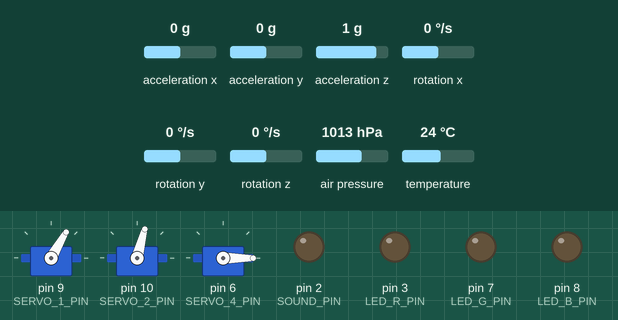
Bench run of a sketch on a simulated Arduino Uno, built for the host (arithmetic inside an expression is 32-bit, double 64-bit). On the bench: 3 × servo, output pins drawn as LEDs (lit = HIGH). Wiring (inferred from the names in the program): MPU-6050 motion sensor at I2C address 0x68. The inputs (shaded band) are chosen by the test bench; at power-on: acceleration x 0 g, acceleration y 0 g, acceleration z 1 g, rotation x 0 °/s, rotation y 0 °/s, rotation z 0 °/s, air pressure 1013 hPa, temperature 24 °C. Storage starts empty.

Above: at 0.1 s.
At 0.5 s:
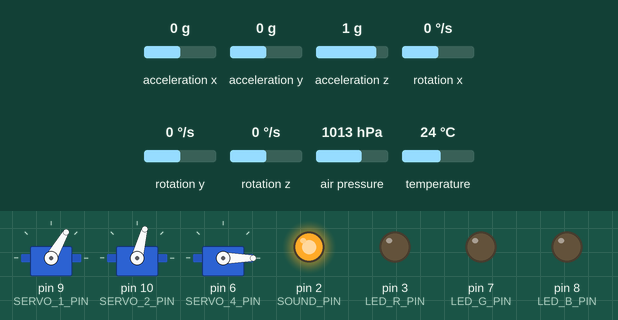
Timing chart, 0 to 2.2 s (numbered marks = the images above):
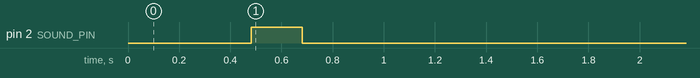

The sketch:

main.ino
```cpp
#include <Servo.h>
#include <Wire.h>
#include <Adafruit_BMP280.h>
#include <SPI.h>
#include <SD.h>

#include "KalmanFilter.h"

// Notes:
// - Requires Adafruit Unified Sensor with modified BMP sensor address

// To Do before Launch:
// - Reference value tuning (can change due to IMU mounting)
// - Zero values of servos tuning (can change due to servo and TVC mounting)
// - Uncomment parachute ejection section
// - Set true LOG macro

#define DEBUG false
#define LOG true
#define IMU_CALIBRATION true

#define P0 1021
#define DT_MILLIS 45

#define ACC_TH_START 20.0
#define ACC_TH_STOP 10.0
#define PARACHUTE_DELAY 3.0

#define LED_R_PIN 3
#define LED_G_PIN 7
#define LED_B_PIN 8

#define SOUND_PIN 2
#define SD_PIN 4

#define SERVO_1_PIN 9
#define SERVO_2_PIN 10
#define SERVO_3_PIN 5
#define SERVO_4_PIN 6

#define INNER_ZERO 60
#define OUTER_ZERO 75
#define SERVO_SATURATION 28
#define PAR_SERVO_CLOSED 0
#define PAR_SERVO_OPEN 30

#define MPU 0x68 // MPU6050 I2C address (alternative: 0x77)
#define BETA 0.8 // BETA = sqrt(3.0 / 4.0) * (PI * (gyroMeasError / 180.0)). Good tuning around 0.8, 1, 2.
#define LPF_GRAVITY_COMP_ALFA 0.98

#define LPF_CONTROL_ALFA 0.5
#define PHI_REF PI/2
#define THETA_REF 0.0
#define KP_PHI 88.0
#define KD_PHI 9.0
#define KI_PHI 2.0
#define KP_THETA 88.0
#define KD_THETA 9.0
#define KI_THETA 2.0

// Process
float clockStart = 0, clockEnd = 0, timeElapsed = 0;
float dt = DT_MILLIS * 0.001;
bool controlStarted = false, parachuteProcedureStarted = false;

// Servos
Servo inner_servo;
Servo outer_servo;
Servo parachute_servo;

// IMU sensor
float q_0 = 1, q_1 = 0, q_2 = 0, q_3 = 0;
float ax, ay, az, omega_x, omega_y, omega_z;
float ax_error = 0, ay_error = 0, az_error = 0, a_error_norm = 0, omega_x_error = 0, omega_y_error = 0, omega_z_error = 0;
float phi_raw, theta_raw, psi_raw, phi, theta;

KalmanFilter KF_phi = KalmanFilter(0.01, 0.01, 0.03); // Good tuning around (0.015, 0.015, 0.03)
KalmanFilter KF_theta = KalmanFilter(0.01, 0.01, 0.03);

// Gravity compensation
float g_comp_1_old = 0, g_comp_2_old = 9.81, g_comp_3_old = 0;
float g_comp_1, g_comp_2, g_comp_3;

// Pressure sensor
Adafruit_BMP280 bmp;
float temperature, pressure, altitude;

// Log
File log_file;

// Control: PID
float e_phi, e_phi_dot, e_phi_int, e_phi_old;
float e_theta, e_theta_dot, e_theta_int, e_theta_old;
float u1, u2, u1_old = 0, u2_old = 0;

void setup() {

    pinMode(LED_R_PIN, OUTPUT);
    pinMode(LED_G_PIN, OUTPUT);
    pinMode(LED_B_PIN, OUTPUT);
    pinMode(SOUND_PIN, OUTPUT);

    inner_servo.attach(SERVO_1_PIN);
    outer_servo.attach(SERVO_2_PIN);
    parachute_servo.attach(SERVO_4_PIN);

    inner_servo.write(INNER_ZERO);
    outer_servo.write(OUTER_ZERO);
    parachute_servo.write(PAR_SERVO_CLOSED);

    Serial.begin(19200);

    Wire.begin();

    if(!SD.begin(SD_PIN)) {
        #if DEBUG
            Serial.println(F("Initialization failed: MicroSD Card Adapter"));
        #endif
        soundSignal(100, 30, 2);
        while(1);
    }

    log_file = SD.open("LOG.TXT", FILE_WRITE);

    if (!log_file) {
        #if DEBUG
            Serial.println(F("Initialization failed: Log file opening failed"));
        #endif
        soundSignal(100, 30, 3);
        while(1);
    }

    #if LOG
        log_file.println(F("-----"));
        log_file.println(F("[*] Starting launch procedure"));
        log_file.flush();
    #endif

    if (!bmp.begin()) {
        #if DEBUG
            Serial.println(F("Initialization failed: BMP280 sensor"));
        #endif

        #if LOG
            log_file.println(F("[!] Initializing BMP280 sensor: failed"));
            log_file.flush();
        #endif

        soundSignal(100, 30, 4);
        while (1);
    }

    bmp.setSampling(Adafruit_BMP280::MODE_NORMAL,   // Operating Mode
        Adafruit_BMP280::SAMPLING_X2,               // Temp. oversampling
        Adafruit_BMP280::SAMPLING_X16,              // Pressure oversampling
        Adafruit_BMP280::FILTER_X16,                // Filtering
        Adafruit_BMP280::STANDBY_MS_500);           // Standby time

    #if LOG
        log_file.println(F("[*] Initializing BMP280 sensor: done"));
        log_file.flush();
    #endif

    // Initialize comunication
    Wire.beginTransmission(MPU);
    Wire.write(0x6B);
    Wire.write(0x00);
    Wire.endTransmission(true);

    // Configure Accelerometer Sensitivity
    Wire.beginTransmission(MPU);
    Wire.write(0x1C);               // Talk to the ACCEL_CONFIG register (1C hex)
    Wire.write(0x10);               // Set the register bits as 00010000 (+/- 8g full scale)
    Wire.endTransmission(true);

    // Configure Gyro Sensitivity
    Wire.beginTransmission(MPU);
    Wire.write(0x1B);               // Talk to the GYRO_CONFIG register (1B hex)
    Wire.write(0x10);               // Set the register bits as 00010000 (1000deg/s full scale)
    Wire.endTransmission(true);
    delay(20);

    #if LOG
        log_file.println(F("[*] Initializing MPU6050 sensor: done"));
        log_file.flush();
    #endif

    #if IMU_CALIBRATION
        compute_IMU_error();
        delay(20);
    #endif

    #if LOG
        log_file.println(F("[*] Calibrating IMU: done"));
        log_file.println(F("\n[*] Starting measuring..."));
        log_file.println(F("ax, ay, az, q0, q1, q2, q3, phi_raw, theta_raw, psi_raw, phi, theta, temperature, pressure, altitude, u1, u2"));
        log_file.flush();
    #endif

    soundSignal(200, 200, 1);
}

void loop() {

    clockStart = millis();

    // Getting acceleration
    Wire.beginTransmission(MPU);
    Wire.write(0x3B);
    Wire.endTransmission(false);
    Wire.requestFrom(MPU, 6, true);

    ax = (Wire.read() << 8 | Wire.read()) / 4096.0 * 9.81;
    ay = (Wire.read() << 8 | Wire.read()) / 4096.0 * 9.81;
    az = (Wire.read() << 8 | Wire.read()) / 4096.0 * 9.81;

    // Getting attitude
    Wire.beginTransmission(MPU);
    Wire.write(0x43);
    Wire.endTransmission(false);
    Wire.requestFrom(MPU, 6, true);

    omega_x = (((Wire.read() << 8 | Wire.read()) - omega_x_error) / 32.8) * PI / 180.0;
    omega_y = (((Wire.read() << 8 | Wire.read()) - omega_y_error) / 32.8) * PI / 180.0;
    omega_z = (((Wire.read() << 8 | Wire.read()) - omega_z_error) / 32.8) * PI / 180.0;

    updateFilter(omega_x, omega_y, omega_z, ax, ay, az);
    computeEuler();

    // Getting temperature, pressure, altitude
    temperature = bmp.readTemperature();    // celsius
    pressure = bmp.readPressure()/100;      // hPa
    altitude = bmp.readAltitude(P0);        // meters

    // Filtering
    phi = KF_phi.updateEstimate(phi_raw);
    theta = KF_theta.updateEstimate(theta_raw);

    // Gravity compensation
    acc_gravity_compensate(ax, ay, az);

    #if DEBUG
        Serial.print(ax); Serial.print(F("\t"));
        Serial.print(ay); Serial.print(F("\t"));
        Serial.print(az); Serial.print(F("\t"));
        Serial.print(phi_raw); Serial.print(F("\t"));
        Serial.print(theta_raw); Serial.print(F("\t"));
        Serial.print(psi_raw); Serial.print(F("\t"));
        Serial.print(phi); Serial.print(F("\t"));
        Serial.print(theta); Serial.print(F("\t"));
        Serial.print(temperature); Serial.print(F("\t"));
        Serial.print(pressure); Serial.print(F("\t"));
        Serial.print(altitude); Serial.print(F("\t"));
    #endif

    #if LOG
        log_file.print(ax); log_file.print(F(", "));
        log_file.print(ay); log_file.print(F(", "));
        log_file.print(az); log_file.print(F(", "));
        log_file.print(phi_raw); log_file.print(F(", "));
        log_file.print(theta_raw); log_file.print(F(", "));
        log_file.print(psi_raw); log_file.print(F(", "));
        log_file.print(phi); log_file.print(F(", "));
        log_file.print(theta); log_file.print(F(", "));
        log_file.print(temperature); log_file.print(F(", "));
        log_file.print(pressure); log_file.print(F(", "));
        log_file.print(altitude); log_file.print(F(", "));
        log_file.flush();
    #endif

    if ((ay > ACC_TH_START) && !controlStarted) {
        controlStarted = true;
        #if DEBUG
            Serial.println(F("Starting controller... "));
        #endif
        #if LOG
            log_file.println(F("[*] Starting controller... "));
            log_file.flush();
        #endif
    }

    if (controlStarted) {

        e_phi = PHI_REF - phi;
        e_phi_dot = (e_phi - e_phi_old) / dt;
        e_phi_int = e_phi_int + e_phi * dt;
        e_phi_old = e_phi;

        e_theta = THETA_REF - theta;
        e_theta_dot = (e_theta - e_theta_old) / dt;
        e_theta_int = e_theta_int + e_theta * dt;
        e_theta_old = e_theta;

        u1 = LPF_CONTROL_ALFA * u1_old + (1 - LPF_CONTROL_ALFA) * (KP_PHI * e_phi + KD_PHI * e_phi_dot + KI_PHI * e_phi_int);
        u2 = LPF_CONTROL_ALFA * u2_old + (1 - LPF_CONTROL_ALFA) * (KP_THETA * e_theta + KD_THETA * e_theta_dot + KI_THETA * e_theta_int);
        saturate(u1, SERVO_SATURATION);
        saturate(u2, SERVO_SATURATION);
        u1_old = u1;
        u2_old = u2;

        // Use for proper tuning
        //Serial.print(phi); Serial.print(F("\t")); Serial.print(theta); Serial.println("\t");
        //Serial.print(u1); Serial.print(F("\t")); Serial.print(u2); Serial.println("\t");

        inner_servo.write(INNER_ZERO - u1);
        outer_servo.write(OUTER_ZERO - u2);

        #if DEBUG
            Serial.print(u1); Serial.print(F("\t"));
            Serial.println(u2);
        #endif
        #if LOG
            log_file.print(u1); log_file.print(F(", "));
            log_file.println(u2);
            log_file.flush();
        #endif


        if ((ay < - ACC_TH_STOP) || (phi >= (PHI_REF + 1.0/4.0*PI)) || (phi <= (PHI_REF - 1.0/4.0*PI)) || (theta >= (THETA_REF + 1.0/4.0*PI)) || (theta <= (THETA_REF - 1.0/4.0*PI))) {
            #if DEBUG
                Serial.println(F("Starting parachute procedure... "));
            #endif
            #if LOG
                log_file.println(F("[*] Starting parachute procedure... "));
                log_file.flush();
            #endif
            controlStarted = false;
            parachuteProcedureStarted = true;
        }
    }

    if (parachuteProcedureStarted) {
        delay(1000 * PARACHUTE_DELAY);
        parachute_servo.write(PAR_SERVO_OPEN);
        parachuteProcedureStarted = false;
        #if DEBUG
            Serial.println(F("Parachute ejected "));
        #endif
        #if LOG
            log_file.println(F("[*] Parachute ejected "));
            log_file.flush();
        #endif
    }

    clockEnd = millis();
    timeElapsed = clockEnd - clockStart;
    if (DT_MILLIS > timeElapsed) delay(DT_MILLIS - timeElapsed);
}

void compute_IMU_error() {
    /*
    for (int i = 0; i < 500; i++) {
        Wire.beginTransmission(MPU);
        Wire.write(0x3B);
        Wire.endTransmission(false);
        Wire.requestFrom(MPU, 6, true);

        ax = (Wire.read() << 8 | Wire.read()) / 4096.0 * 9.81;
        ay = (Wire.read() << 8 | Wire.read()) / 4096.0 * 9.81;
        az = (Wire.read() << 8 | Wire.read()) / 4096.0 * 9.81;

        ax_error = ax_error + ax;
        ay_error = ay_error + ay;
        az_error = az_error + az;
    }

    ax_error = ax_error / 500.0;
    ay_error = ay_error / 500.0;
    az_error = az_error / 500.0;
    a_error_norm = sqrt(ax_error * ax_error + ay_error * ay_error + az_error * az_error);
    */

    for (int i = 0; i < 500; i++) {
        Wire.beginTransmission(MPU);
        Wire.write(0x43);
        Wire.endTransmission(false);
        Wire.requestFrom(MPU, 6, true);

        omega_x = Wire.read() << 8 | Wire.read();
        omega_y = Wire.read() << 8 | Wire.read();
        omega_z = Wire.read() << 8 | Wire.read();

        omega_x_error = omega_x_error + omega_x;
        omega_y_error = omega_y_error + omega_y;
        omega_z_error = omega_z_error + omega_z;
    }

    omega_x_error = omega_x_error / 500.0;
    omega_y_error = omega_y_error / 500.0;
    omega_z_error = omega_z_error / 500.0;
}

void updateFilter(float omega_x, float omega_y, float omega_z, float a_x, float a_y, float a_z) {

    float norm;

    float SEqDot_omega_1, SEqDot_omega_2, SEqDot_omega_3, SEqDot_omega_4;
    float f_1, f_2, f_3;
    float J_11or24, J_12or23, J_13or22, J_14or21, J_32, J_33;
    float nablaf_1, nablaf_2, nablaf_3, nablaf_4;

    float halfSEq_1 = 0.5 * q_0;
    float halfSEq_2 = 0.5 * q_1;
    float halfSEq_3 = 0.5 * q_2;
    float halfSEq_4 = 0.5 * q_3;
    float twoSEq_1 = 2.0 * q_0;
    float twoSEq_2 = 2.0 * q_1;
    float twoSEq_3 = 2.0 * q_2;

    //Normalise the accelerometer measurement. v
    norm = sqrt(a_x * a_x + a_y * a_y + a_z * a_z);
    a_x /= norm;
    a_y /= norm;
    a_z /= norm;

    f_1 = twoSEq_2 * q_3 - twoSEq_1 * q_2 - a_x;
    f_2 = twoSEq_1 * q_1 + twoSEq_3 * q_3 - a_y;
    f_3 = 1.0 - twoSEq_2 * q_1 - twoSEq_3 * q_2 - a_z;

    J_11or24 = twoSEq_3;
    J_12or23 = 2 * q_3;
    J_13or22 = twoSEq_1;
    J_14or21 = twoSEq_2;
    J_32 = 2 * J_14or21;
    J_33 = 2 * J_11or24;

    nablaf_1 = J_14or21 * f_2 - J_11or24 * f_1;
    nablaf_2 = J_12or23 * f_1 + J_13or22 * f_2 - J_32 * f_3;
    nablaf_3 = J_12or23 * f_2 - J_33 * f_3 - J_13or22 * f_1;
    nablaf_4 = J_14or21 * f_1 + J_11or24 * f_2;

    norm = sqrt(nablaf_1 * nablaf_1 + nablaf_2 * nablaf_2 + nablaf_3 * nablaf_3 + nablaf_4 * nablaf_4);
    nablaf_1 /= norm;
    nablaf_2 /= norm;
    nablaf_3 /= norm;
    nablaf_4 /= norm;

    SEqDot_omega_1 = -halfSEq_2 * omega_x - halfSEq_3 * omega_y - halfSEq_4 * omega_z;
    SEqDot_omega_2 = halfSEq_1 * omega_x + halfSEq_3 * omega_z - halfSEq_4 * omega_y;
    SEqDot_omega_3 = halfSEq_1 * omega_y - halfSEq_2 * omega_z + halfSEq_4 * omega_x;
    SEqDot_omega_4 = halfSEq_1 * omega_z + halfSEq_2 * omega_y - halfSEq_3 * omega_x;

    //Compute then integrate the estimated quaternion rate.
    q_0 += (SEqDot_omega_1 - (BETA * nablaf_1)) * dt;
    q_1 += (SEqDot_omega_2 - (BETA * nablaf_2)) * dt;
    q_2 += (SEqDot_omega_3 - (BETA * nablaf_3)) * dt;
    q_3 += (SEqDot_omega_4 - (BETA * nablaf_4)) * dt;

    //Normalise quaternion
    norm = sqrt(q_0 * q_0 + q_1 * q_1 + q_2 * q_2 + q_3 * q_3);
    q_0 /= norm;
    q_1 /= norm;
    q_2 /= norm;
    q_3 /= norm;
}

void computeEuler(void){

    phi_raw = atan2(2 * (q_0 * q_1 + q_2 * q_3), 1 - 2 * (q_1 * q_1 + q_2 * q_2));

    float sin_theta = (2 * (q_0 * q_2 - q_3 * q_1));
    if (abs(sin_theta) >= 1)
        theta_raw = copysign(PI / 2, sin_theta); // Use 90 degrees if out of range
    else
        theta_raw = asin(sin_theta);

    psi_raw = atan2(2 * (q_0 * q_3 + q_1 * q_2), 1 - 2 * (q_2 * q_2 + q_3 * q_3));
}

void acc_gravity_compensate(float &ax, float &ay, float &az) {

    g_comp_1 = LPF_GRAVITY_COMP_ALFA * g_comp_1_old + (1 - LPF_GRAVITY_COMP_ALFA) * 9.81 * (2 * (q_1 * q_3 - q_0 * q_2));
    g_comp_2 = LPF_GRAVITY_COMP_ALFA * g_comp_2_old + (1 - LPF_GRAVITY_COMP_ALFA) * 9.81 * (2 * (q_0 * q_1 + q_2 * q_3));
    g_comp_3 = LPF_GRAVITY_COMP_ALFA * g_comp_3_old + (1 - LPF_GRAVITY_COMP_ALFA) * 9.81 * (q_0 * q_0 - q_1 * q_1 - q_2 * q_2 + q_3 * q_3);

    ax = ax - g_comp_1;
    ay = ay - g_comp_2;
    az = az - g_comp_3;

    g_comp_1_old = g_comp_1;
    g_comp_2_old = g_comp_2;
    g_comp_3_old = g_comp_3;
}

void soundSignal(int on_time, int off_time, int rep) {

    // startup: 200, 200, 1
    // BMP 280 initialization error: 100, 30, 2
    // MicroSD Card Reader initialization error: 100, 30, 3

    for (int i = 0; i < rep; i++) {
        digitalWrite(SOUND_PIN, HIGH);
        delay(on_time);
        digitalWrite(SOUND_PIN, LOW);
        delay(off_time);
    }
}

void saturate(float &value, float saturation) {

    if (value > abs(saturation)) value = abs(saturation);
    else if (value < -abs(saturation)) value = -abs(saturation);
    else value = value;
}
```

KalmanFilter.cpp
```cpp
#include "KalmanFilter.h"

// mea_e: Measurement Uncertainty
// est_e: Estimation Uncertainty (initilize with the same value as mea_e)
// q: Process Variance

KalmanFilter::KalmanFilter(float mea_e, float est_e, float q) : _err_measure(mea_e), _err_estimate(est_e), _q(q) {}

double KalmanFilter::updateEstimate(float mea) {

    _kalman_gain = _err_estimate/(_err_estimate + _err_measure);
    _current_estimate = _last_estimate + _kalman_gain * (mea - _last_estimate);
    _err_estimate =  (1.0 - _kalman_gain)*(_err_estimate + fabs(_last_estimate - _current_estimate)*_q);
    _last_estimate = _current_estimate;

    return _current_estimate;
}

void KalmanFilter::setMeasurementError(float mea_e) { _err_measure = mea_e; }
void KalmanFilter::setEstimateError(float est_e) { _err_estimate = est_e; }
void KalmanFilter::setProcessNoise(float q) { _q = q; }
double KalmanFilter::getKalmanGain() { return _kalman_gain; }
double KalmanFilter::getEstimateError() { return _err_estimate; }
```

KalmanFilter.h
```cpp
#pragma once

class KalmanFilter {
    public:
        KalmanFilter(float mea_e, float est_e, float q);
        double updateEstimate(float mea);
        void setMeasurementError(float mea_e);
        void setEstimateError(float est_e);
        void setProcessNoise(float q);
        double getKalmanGain();
        double getEstimateError();

    private:
        double _err_measure;
        double _err_estimate;
        double _q;
        double _current_estimate;
        double _last_estimate;
        double _kalman_gain;
};
```
